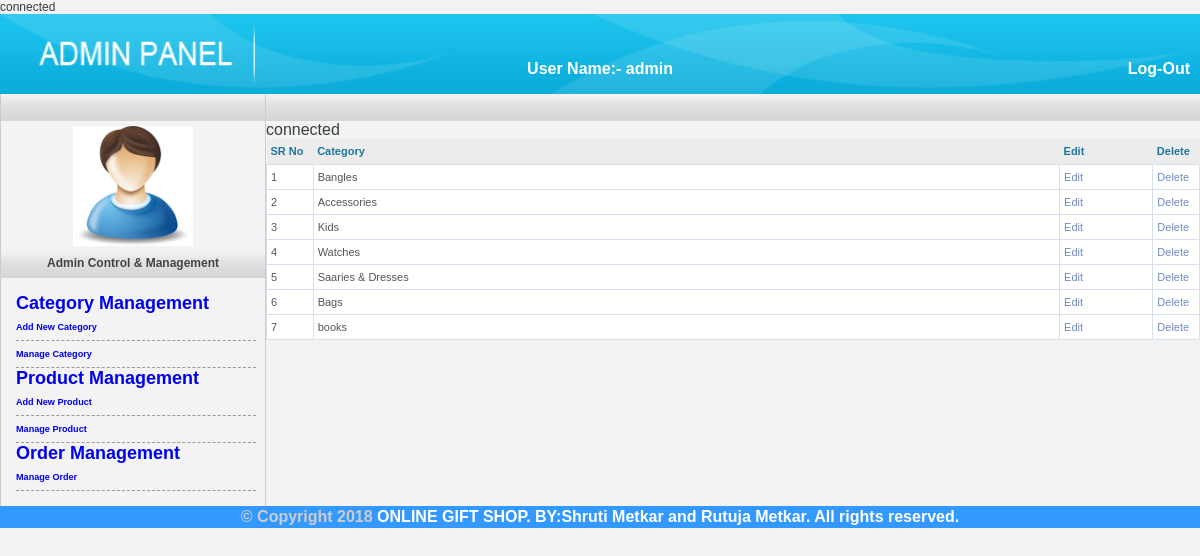
The page /admin/manage-category.php on the database its author committed.
### tables this page shows
CREATE TABLE IF NOT EXISTS `categorymaster` (
`categoryid` int(11) NOT NULL,
  `categoryname` varchar(255) NOT NULL
);

### admin/manage-category.php (the view, shortened to what this page needs)
<?Php require('include/header.php');?>
<table border="0" cellpadding="0" cellspacing="0" width="100%" class="table_list">
 <tr>
    <th width="5%">SR No</th>
    <th width="80%">Category</th>
    <th width="10%">Edit</th>
    <th width="10%">Delete</th>
  </tr>
 <?Php
$servername = "localhost";
$username = "root";
$password = "";
$dbname = "giftshop";
$conn = mysqli_connect($servername, $username, $password, $dbname);
 $sql="SELECT * FROM categorymaster ORDER BY categoryid ASC";$result=mysqli_query($conn,$sql);
$rowcount=mysqli_num_rows($result);
if($rowcount!=0){$srno=0;while($row=mysqli_fetch_array($result)){$srno++;?>
  <tr>
  <td><?Php echo $srno;?></td>
    <td><?Php echo $row["categoryname"];?></td>
    <td>
<a href="edit-category.php?rid=<?Php echo $row["categoryid"];?>" title="Edit">Edit</a></td>
<td><a href="delete-category.php?rid=<?Php echo $row["categoryid"];?>" title="Delete">Delete</a></td>
  </tr>
  <?Php }}else{?>
  <tr>
 <th>No Record Found...</th>
  </tr>
  <?Php }?>
</table>
<?Php require('include/footer.php');?>

### admin/css/style.css (style rules this page uses)
body { background-color:#F3F3F3;color:#363d40;float:left;font-family:Verdana, Arial, Helvetica, sans-serif;font-size:12px;margin:0;padding:0;width:100%;word-wrap:word-wrap; }
html,div,a,p,span,img,h1,h2,h3,h4,h5,h6,ul,li,ol,label,form,pre { border:none;list-style-type:none;margin:0;outline:none;padding:0;text-decoration:none; }
.table_list { font-family:Verdana, Geneva, sans-serif, Arial, sans-serif;border-collapse:collapse;color:#555; }
.table_list th { background:#ececec;border:0 solid #D4E0EE;color:#21759b;cursor:pointer;font-size:11px;height:25px;padding:4px;text-align:left; }
.table_list td { background:#FFF;border:1px solid #D4E0EE;font-size:11px;padding:4px;vertical-align:top; }
.table_list tr td { padding:6px 4px; }
.table_list a:link,.table_list a:visited { color:#718ABE;text-decoration:none; }

### rows shown on the page
categorymaster: categoryname "Bangles"
categorymaster: categoryname "Accessories"
categorymaster: categoryname "Kids"
categorymaster: categoryname "Watches"
categorymaster: categoryname "Saaries & Dresses"
categorymaster: categoryname "Bags"
categorymaster: categoryname "books"
